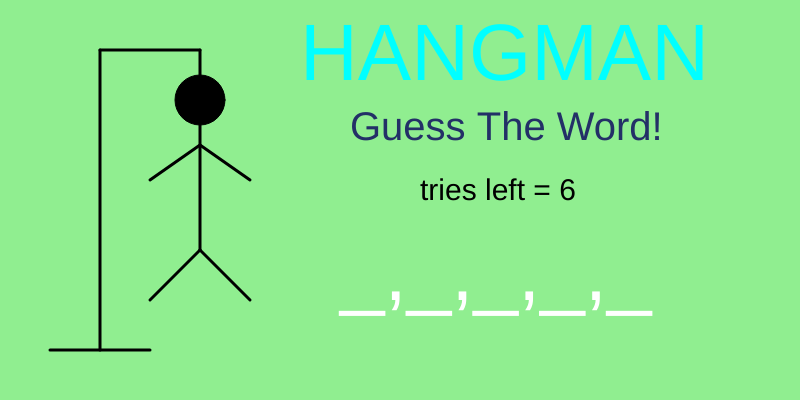
Frame 1 (no input)
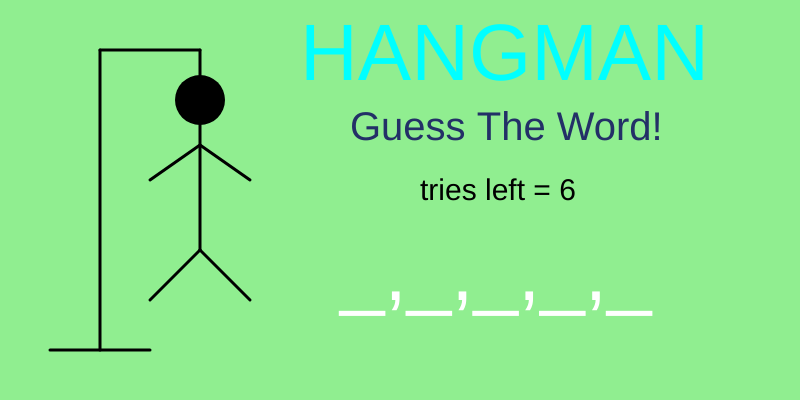
Frame 60 (no input)
Frame 120 (the mouse pressed at the canvas centre since frame 60): identical to frame 60, image omitted

The p5.js sketch that drew these frames (run headless with seeded random() and noise() and a simulated clock; from frame 60 on, the mouse is pressed at the canvas centre):

// p5.js sketch
// ── sketch.js
var man;
var k1 = 0,k2 = 0,k3 = 0,k4 = 0,k5 = 0;
var tries = 6;
var ww1 = ["m","a","n","g","o"];
var ww2 = ["b","r","o","w","n","i","e"];
var ww3 = ["c","r","o","w","n"];
var ww4 = ["h","i","k","e"];
var w1 = ["_","_","_","_","_"];
var w2 = ["_","_","_","_","_","_","_"];
var w3 = ["_","_","_","_","_"];
var w4 = ["_","_","_","_"];
var arr = [w1,w2,w3,w4];
var arr2 = [ww1,ww2,ww3,ww4];
var rand,word;
var dc = 0;
var gameState = 0;
var hc = 0;

function setup(){
    var canvas = createCanvas(800,400);
    man = new Man();

    rand = round(random(0,3));
    word = arr[rand];
  }

function draw(){
    background("lightgreen");

    if(gameState == 0) {
    //displaying the man
    man.display();

    noStroke();
    //Hangman text
    textSize(80);
    fill("aqua");
    text("HANGMAN",300,80);

    //Guess the word text
    textSize(40);
    fill(35,48,103);
    text("Guess The Word!",350,140);

    //tries left text
    textSize(30);
    fill("black");
    text("tries left = " + tries, 420, 200);

    //word text
    textSize(80);
    fill("white");
    text(word,340,300);
  }

    //win condition
    win();
    //lose condition
    lose();
}

function keyPressed() {
  //word 1
  if(word == arr[0]) {
  if(key == ww1[0]) {
    w1[0] = ww1[0];
    dc+=1;
  }
  else if(key == ww1[1]) {
    w1[1] = ww1[1];
    dc+=1;
  }
  else if(key == ww1[2]) {
    w1[2] = ww1[2];
    dc+=1;
  }
  else if(key == ww1[3]) {
    w1[3] = ww1[3];
    dc+=1;
  }
  else if(key == ww1[4]) {
    w1[4] = ww1[4];
    dc+=1;
  }
  else {
    tries -= 1;
  }
}

  //word 2
  if(word == arr[1]) {
  if(key == ww2[0]) {
    w2[0] = ww2[0];
    dc+=1;
  }
  else if(key == ww2[1]) {
    w2[1] = ww2[1];
    dc+=1;
  }
  else if(key == ww2[2]) {
    w2[2] = ww2[2];
    dc+=1;
  }
  else if(key == ww2[3]) {
    w2[3] = ww2[3];
    dc+=1;
  }
  else if(key == ww2[4]) {
    w2[4] = ww2[4];
    dc+=1;
  }
  else if(key == ww2[5]) {
    w2[5] = ww2[5];
    dc+=1;
  }
  else if(key == ww2[6]) {
    w2[6] = ww2[6];
    dc+=1;
  }
  else {
    tries -= 1;
  }
}

  //word 3
  if(word == arr[2]) {
  if(key == ww3[0]) {
    w3[0] = ww3[0];
    dc+=1;
  }
  else if(key == ww3[1]) {
    w3[1] = ww3[1];
    dc+=1;
  }
  else if(key == ww3[2]) {
    w3[2] = ww3[2];
    dc+=1;
  }
  else if(key == ww3[3]) {
    w3[3] = ww3[3];
    dc+=1;
  }
  else if(key == ww3[4]) {
    w3[4] = ww3[4];
    dc+=1;
  }
  else {
    tries -= 1;
  }
}

//word 4
  if(word == arr[3]) {
  if(key == ww4[0]) {
    w4[0] = ww4[0];
    dc+=1;
  }
  else if(key == ww4[1]) {
    w4[1] = ww4[1];
    dc+=1;
  }
  else if(key == ww4[2]) {
    w4[2] = ww4[2];
    dc+=1;
  }
  else if(key == ww4[3]) {
    w4[3] = ww4[3];
    dc+=1;
  }
  else {
    tries -= 1;
  }
}
}

function win() {
  //word 1
  if(rand == 0) {
    console.log("mango");
    if(word[0]=='m'&&word[1]=='a'&&word[2]=='n'&&word[3]=='g'&&word[4]=='o') {
      gameState = 1;
    }
  }
  //word 2
  if(rand == 1) {
    console.log("brownie");
    if(word[0]=='b'&&word[1]=='r'&&word[2]=='o'&&word[3]=='w'&&word[4]=='n'&&word[5]=='i'&&word[6]=='e') {
      gameState = 1;
    }
  }
  //word 3
  if(rand == 2) {
    console.log("crown");
    if(word[0]=='c'&&word[1]=='r'&&word[2]=='o'&&word[3]=='w'&&word[4]=='n') {
      gameState = 1;
    }
  }
  //word 4
  if(rand == 3) {
    console.log("hike");
    if(word[0]=='h'&&word[1]=='i'&&word[2]=='k'&&word[3]=='e') {
      gameState = 1;
    }
  }

  if(gameState == 1) {
      fill("black");
      textSize(80);
      strokeWeight(1);
      text("Congratulations,",100,150);
      text("You Win!",240,250);
    }
}

function lose() {
  if(tries == 0) {
    gameState = 3;
  }
  if(gameState == 3) {
    fill("red");
    strokeWeight(1);
    textSize(60);
    text("Hanged To Death",160,100);
    fill("black");
    textSize(80);
    text("Better Luck Next",100,200);
    text("Time",300,300);
  }
}

// ── Class.js
class Man {
    constructor() {
        this.hx = 200;
        this.hy = 100;
        this.lx = 200;
        this.ly = 120;
        this.lw = 200;
        this.lh = 250;
    }

    create() {
        //head
        if(tries<1) {
          fill("red");
        }
        else {
          fill("black")
        }
        ellipse(this.hx,this.hy,50);
        //arm1
        if(tries<2) {
          stroke("red");
        }
        else {
          stroke("black");
        }
        strokeWeight(3);
        line(this.lx,this.ly+25,150,this.ly+60);
        //arm2
        if(tries<3) {
          stroke("red");
        }
        else {
          stroke("black");
        }
        strokeWeight(3);
        line(this.lx,this.ly+25,250,this.ly+60);
        //backbone
        if(tries<4) {
          stroke("red");
        }
        else {
          stroke("black");
        }
        line(this.lx,this.ly+5,this.lw,this.lh);
        //leg1
        if(tries<5) {
          stroke("red");
        }
        else {
          stroke("black");
        }
        line(this.lx,this.ly+130,150,this.ly+180);
        //leg2
        if(tries<6) {
          stroke("red");
        }
        else {
          stroke("black");
        }
        line(this.lx,this.ly+130,250,this.ly+180);
        //hanger
        stroke("black");
        line(50,350,150,350);
        line(100,350,100,50);
        line(100,50,this.hx,50);
        line(this.hx,50,this.hx,75);
    }

    display() {
        this.create();
    }
}

// ── style.css
html, body {
  margin: 0;
  padding: 0;
}

.cv {
  width: 400px;
  height: 400px;
}
